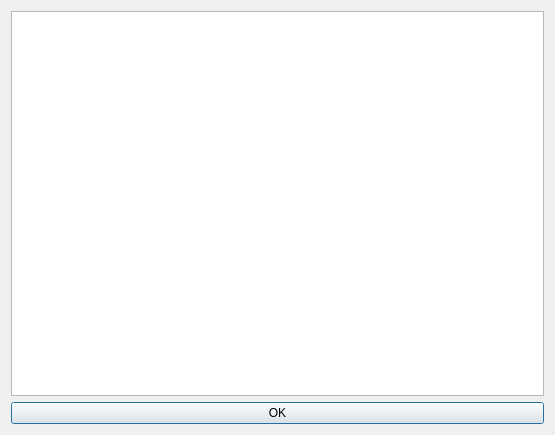
<?xml version="1.0" encoding="UTF-8"?>
<ui version="4.0">
 <class>AboutDialog</class>
 <widget class="QDialog" name="AboutDialog">
  <property name="geometry">
   <rect>
    <x>0</x>
    <y>0</y>
    <width>555</width>
    <height>435</height>
   </rect>
  </property>
  <property name="windowTitle">
   <string>About</string>
  </property>
  <layout class="QVBoxLayout" name="verticalLayout">
   <item>
    <layout class="QHBoxLayout" name="horizontalLayoutTop">
     <item>
      <widget class="QTextBrowser" name="textAbt">
       <property name="markdown">
        <string/>
       </property>
       <property name="html">
        <string>&lt;!DOCTYPE HTML PUBLIC &quot;-//W3C//DTD HTML 4.0//EN&quot; &quot;http://www.w3.org/TR/REC-html40/strict.dtd&quot;&gt;
&lt;html&gt;&lt;head&gt;&lt;meta name=&quot;qrichtext&quot; content=&quot;1&quot; /&gt;&lt;meta charset=&quot;utf-8&quot; /&gt;&lt;style type=&quot;text/css&quot;&gt;
p, li { white-space: pre-wrap; }
hr { height: 1px; border-width: 0; }
li.unchecked::marker { content: &quot;\2610&quot;; }
li.checked::marker { content: &quot;\2612&quot;; }
&lt;/style&gt;&lt;/head&gt;&lt;body style=&quot; font-family:'Segoe UI'; font-size:9pt; font-weight:400; font-style:normal;&quot;&gt;
&lt;p style=&quot;-qt-paragraph-type:empty; margin-top:0px; margin-bottom:0px; margin-left:0px; margin-right:0px; -qt-block-indent:0; text-indent:0px;&quot;&gt;&lt;br /&gt;&lt;/p&gt;&lt;/body&gt;&lt;/html&gt;</string>
       </property>
      </widget>
     </item>
    </layout>
   </item>
   <item>
    <widget class="QPushButton" name="buttonOK">
     <property name="text">
      <string>OK</string>
     </property>
     <property name="autoDefault">
      <bool>false</bool>
     </property>
     <property name="default">
      <bool>true</bool>
     </property>
    </widget>
   </item>
  </layout>
 </widget>
 <resources/>
 <connections/>
</ui>
